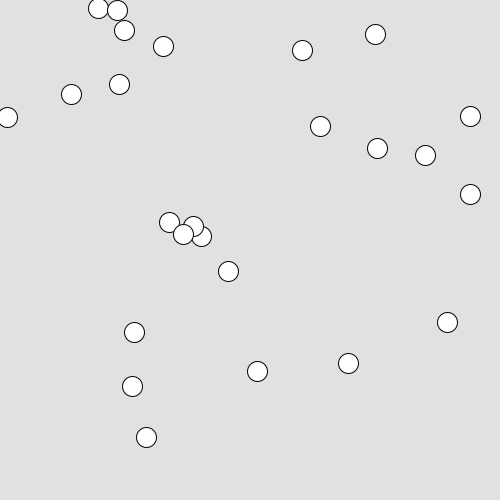
Frame 1 (no input)
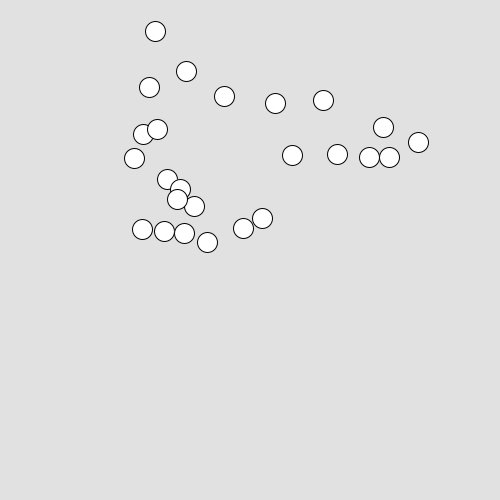
Frame 60 (the mouse pressed at the canvas centre just before this capture)
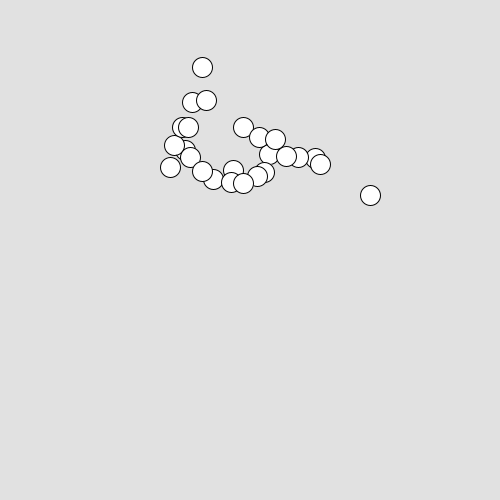
Frame 120 (the mouse held since frame 60 and released just before this capture)

The Processing sketch that drew these frames (run headless with seeded random() and noise(); from frame 60 on, the mouse is pressed at the canvas centre):

// Processing sketch: processing_127494
// ── processing_127494.pde

int count = 0;
int no = 25;
float[][] en = new float[no][2];          //円の位置を保持する配列
float[][] enp = new float[no][2];      //円の１回前の位置を保持する配列
float[][] env = new float[no][2];        //円の速度を保持する配列 
float r, th, thr;                            //周辺の計算範囲距離，計算範囲角度
int nRate;                  //現在のframeRateで何カウントで接近するか？
int drawCount;

void setup() {
    size(500, 500);                //Canvasサイズの設定
    background(225);                //背景色の設定
    int fr = 10;                    //frameRateの設定
    frameRate(fr);                  //frameRateの設定
    for(int i=0; i<no; i++){
        en[i][0] = int(random(0,500));
        en[i][1] = int(random(0,500));      //円の初期位置
        enp[i][0] = en[i][0]-100;                          //円の１回前の初期位置
        env[i][0] = 10;              //円の速度の初期値
        env[i][1] = 0;                              //円の速度の初期値
        ellipse(en[i][0], en[i][1], 20, 20);        //円の描画
    }
  r = 200;                    //周辺の計算範囲距離
  th = 60;                //周辺の計算範囲角度
  thr = th/180*PI;        //radへ変換
  //println(thr);
  int sec = 3;            //何秒で計算位置へ移動するか？
  nRate = sec * fr;        //現在のframeRateで何カウントで接近するか？
  drawCount = 0;
}

void draw() {
    drawCount++;

    float[] sum = new float[2];
    float[] ave = new float[2];
    background(225);
    for(int i=0; i<no; i++){
        env[i][0] = en[i][0] - enp[i][0];
        env[i][1] = en[i][1] - enp[i][1];
        enp[i][0] = en[i][0];
        enp[i][1] = en[i][1];
    }
    for(int i=0; i<no; i++){
        sum[0] = 0;
        sum[1] = 0;
        ave[0] = 0;
        ave[1] = 0;
        count = 0;
        for(int j=0; j<no; j++){
            if(j!=i){
                float dex = en[i][0]-en[j][0];
                float dey = en[i][1]-en[j][1];
                float d = sqrt(pow(dex, 2)+pow(dey, 2));
                if(d < r){
                    float innerProduct = env[i][0]*dex+env[i][1]*dey;
                    float absa = sqrt(pow(env[i][0], 2)+pow(env[i][1], 2));
                    float absb = d;
                    float theta = acos(innerProduct/absa/absb);
                    if(theta <= thr){
                        count++;
                        sum[0] = sum[0] + en[j][0];
                        sum[1] = sum[1] + en[j][1];
                    }
                }    
            };
        };
      if(count != 0){
          ave[0] = sum[0]/count;
          ave[1] = sum[1]/count;
          en[i][0] += (ave[0]-en[i][0])/(float(nRate));
          en[i][1] += (ave[1]-en[i][1])/(float(nRate));
      }else{
          en[i][0] += env[i][0];
          en[i][1] += env[i][1];
      };
      if(en[i][0] > width){
        en[i][0] -= width;
      }else{
        if(en[i][0] < 0){
          en[i][0] += width;
        }
      }
      if(en[i][1] > height){
        en[i][1] -= height;
      }else{
        if(en[i][1] < 0){
          en[i][1] += height;
        }
      }
      ellipse(en[i][0], en[i][1], 20, 20);
    }
}
